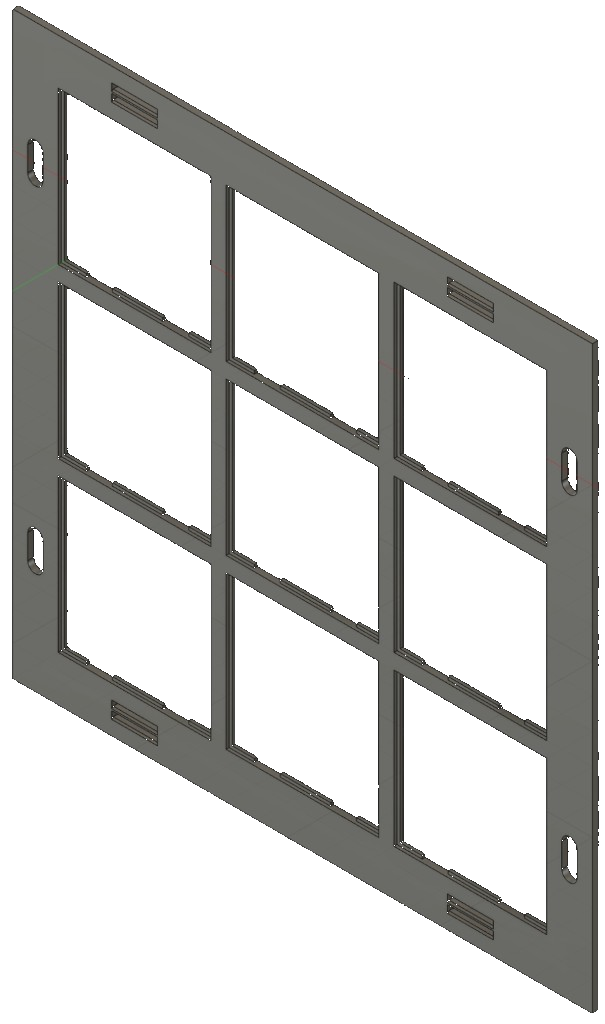
#> input picture V1_AutoAssemble/assets/component-insert-source.png, 605 x 1024 px, found by its file name
$ python remove-insert-backgrounds.py
#> lines starting #> are read from the running program, lines starting #| are printed output that depends on the picture
#!/usr/bin/env python3
"""Remove opaque backgrounds from component insert PNGs."""

from __future__ import annotations

import sys
from pathlib import Path

from PIL import Image

BLACK_THRESHOLD = 35
GRID_LUM_MIN = 78
GRID_LUM_MAX = 135
GRID_CONTRAST = 14


def remove_black_background(img: Image.Image) -> int:
    pixels = img.load()
    width, height = img.size
    changed = 0

    for y in range(height):
        for x in range(width):
            red, green, blue, alpha = pixels[x, y]
            if alpha and red < BLACK_THRESHOLD and green < BLACK_THRESHOLD and blue < BLACK_THRESHOLD:
                pixels[x, y] = (red, green, blue, 0)
                changed += 1

    return changed


def remove_grid_artifacts(img: Image.Image) -> int:
    pixels = img.load()
    width, height = img.size
    changed = 0

    for y in range(1, height - 1):
        for x in range(1, width - 1):
            red, green, blue, alpha = pixels[x, y]
            if alpha < 128:
                continue
            if abs(red - green) > 6 or abs(green - blue) > 6:
                continue

            luminance = (red + green + blue) / 3
            if not GRID_LUM_MIN <= luminance <= GRID_LUM_MAX:
                continue

            neighbors = []
            for dx, dy in (
                (-1, 0), (1, 0), (0, -1), (0, 1),
                (-1, -1), (1, 1), (-1, 1), (1, -1),
            ):
                nr, ng, nb, na = pixels[x + dx, y + dy]
                if na > 128:
                    neighbors.append((nr + ng + nb) / 3)

            if len(neighbors) >= 5:
                average = sum(neighbors) / len(neighbors)
                if abs(luminance - average) >= GRID_CONTRAST:
                    pixels[x, y] = (red, green, blue, 0)
                    changed += 1

    return changed


def process_image(src: Path, dest: Path) -> None:
    img = Image.open(src).convert("RGBA")
    black_removed = remove_black_background(img)
    grid_removed = remove_grid_artifacts(img)
    img.save(dest, "PNG")
    print(
        f"{dest.name}: removed {black_removed} black pixels, "
        f"{grid_removed} grid artifacts"
    )


def main() -> int:
    assets = Path(__file__).resolve().parents[1] / "prototype" / "assets"
    pairs = [
        (assets / "component-insert-source.png", assets / "component-insert.png"),
    ]

    for src, dest in pairs:
        if not src.exists():
            print(f"Missing source: {src}", file=sys.stderr)
            return 1
        process_image(src, dest)
#> in process_image, img is the input picture: PIL image 605x1024 RGBA; mean R, G, B, A 29.6, 29.6, 28.1, 74.7
#> after the loop in remove_black_background, `for y in range(height):`: changed = 0
#> after the loop in remove_grid_artifacts, `for y in range(1, height - 1):`: changed = 9522
#> in process_image, `grid_removed = remove_grid_artifacts(img)`:
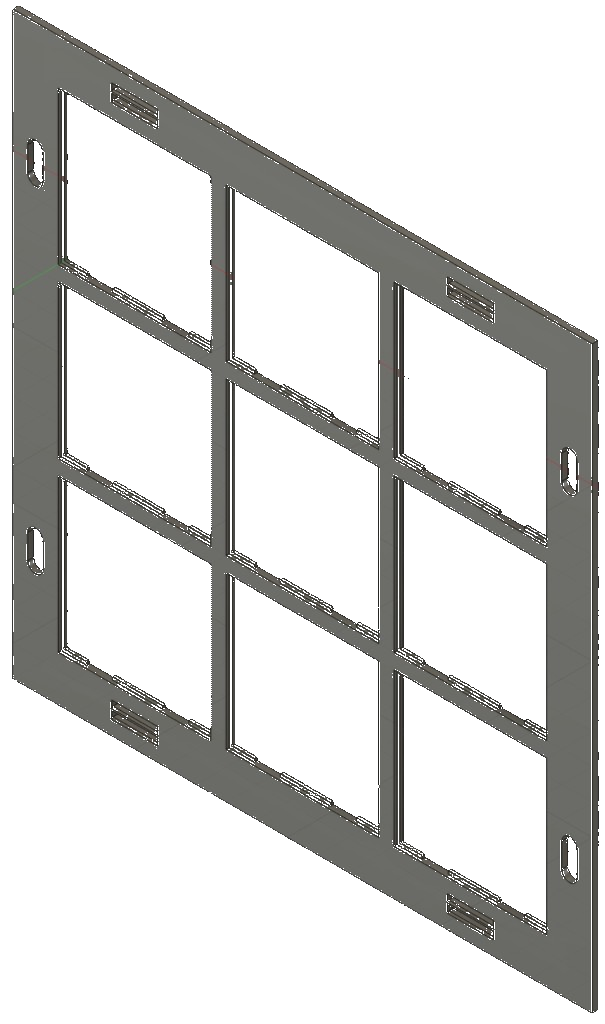
#> img: PIL image 605x1024 RGBA; mean R, G, B, A 29.6, 29.6, 28.1, 70.8; transparent parts drawn white
#| component-insert.png: removed 0 black pixels, 9522 grid artifacts

    return 0


if __name__ == "__main__":
    raise SystemExit(main())
#> (the program exits here)

$ run again, with V1_AutoAssemble/assets/browser-insert-ref.png copied over V1_AutoAssemble/assets/component-insert-source.png
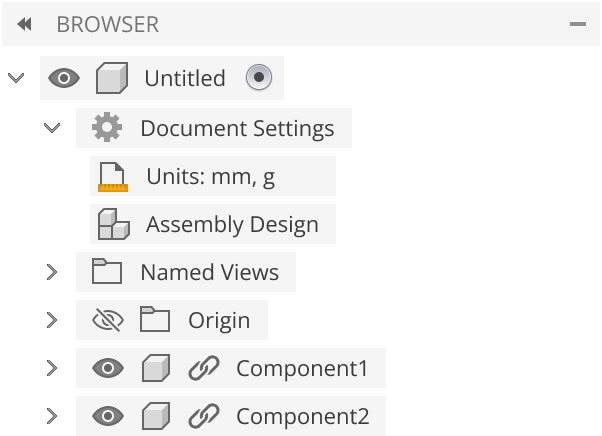
#> input picture V1_AutoAssemble/assets/browser-insert-ref.png, 602 x 436 px, found by its file name
#> in process_image, img is the input picture: PIL image 602x436 RGBA; mean R, G, B, A 124.9, 124.8, 124.7, 106.3
#> after the loop in remove_black_background, `for y in range(height):`: changed = 0
#> after the loop in remove_grid_artifacts, `for y in range(1, height - 1):`: changed = 4517
#> in process_image, `grid_removed = remove_grid_artifacts(img)`:
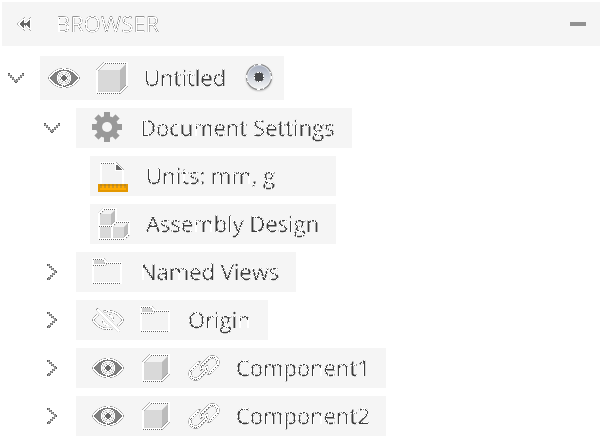
#> img: PIL image 602x436 RGBA; mean R, G, B, A 124.9, 124.8, 124.7, 101.9; transparent parts drawn white
#| component-insert.png: removed 0 black pixels, 4517 grid artifacts

$ run again, with V1_AutoAssemble/assets/browser-ref.png copied over V1_AutoAssemble/assets/component-insert-source.png
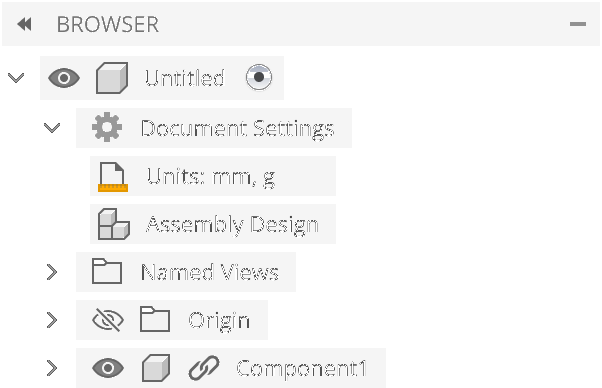
#> input picture V1_AutoAssemble/assets/browser-ref.png, 602 x 388 px, found by its file name
#> in process_image, img is the input picture: PIL image 602x388 RGBA; mean R, G, B, A 125, 124.9, 124.8, 103.1
#> after the loop in remove_black_background, `for y in range(height):`: changed = 0
#> after the loop in remove_grid_artifacts, `for y in range(1, height - 1):`: changed = 3305
#> in process_image, `grid_removed = remove_grid_artifacts(img)`:
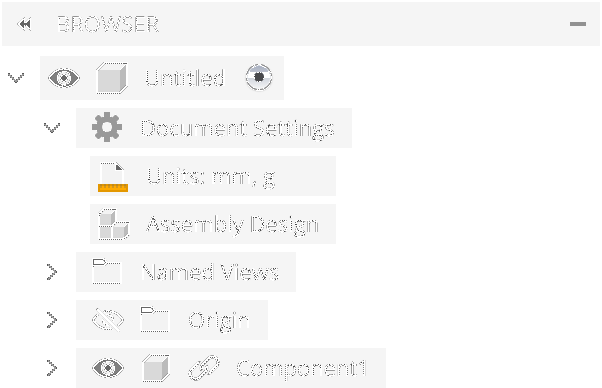
#> img: PIL image 602x388 RGBA; mean R, G, B, A 125, 124.9, 124.8, 99.5; transparent parts drawn white
#| component-insert.png: removed 0 black pixels, 3305 grid artifacts
